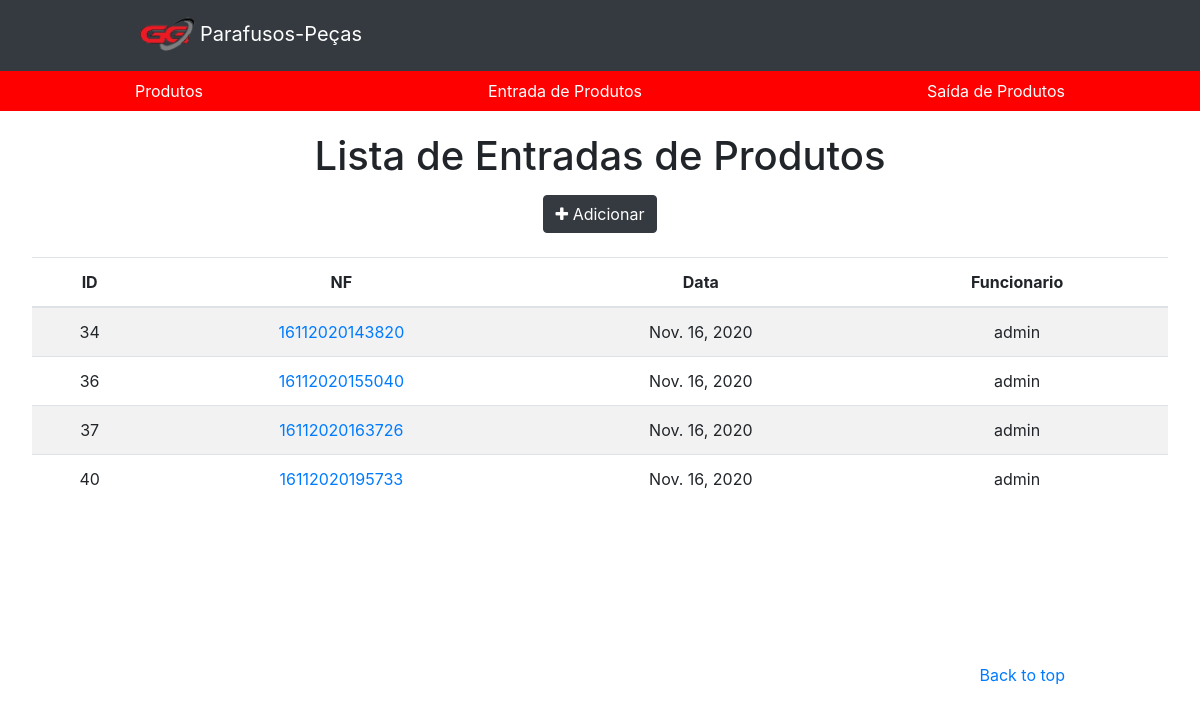
/estoque/entrada, run on an earlier commit of the app's database.
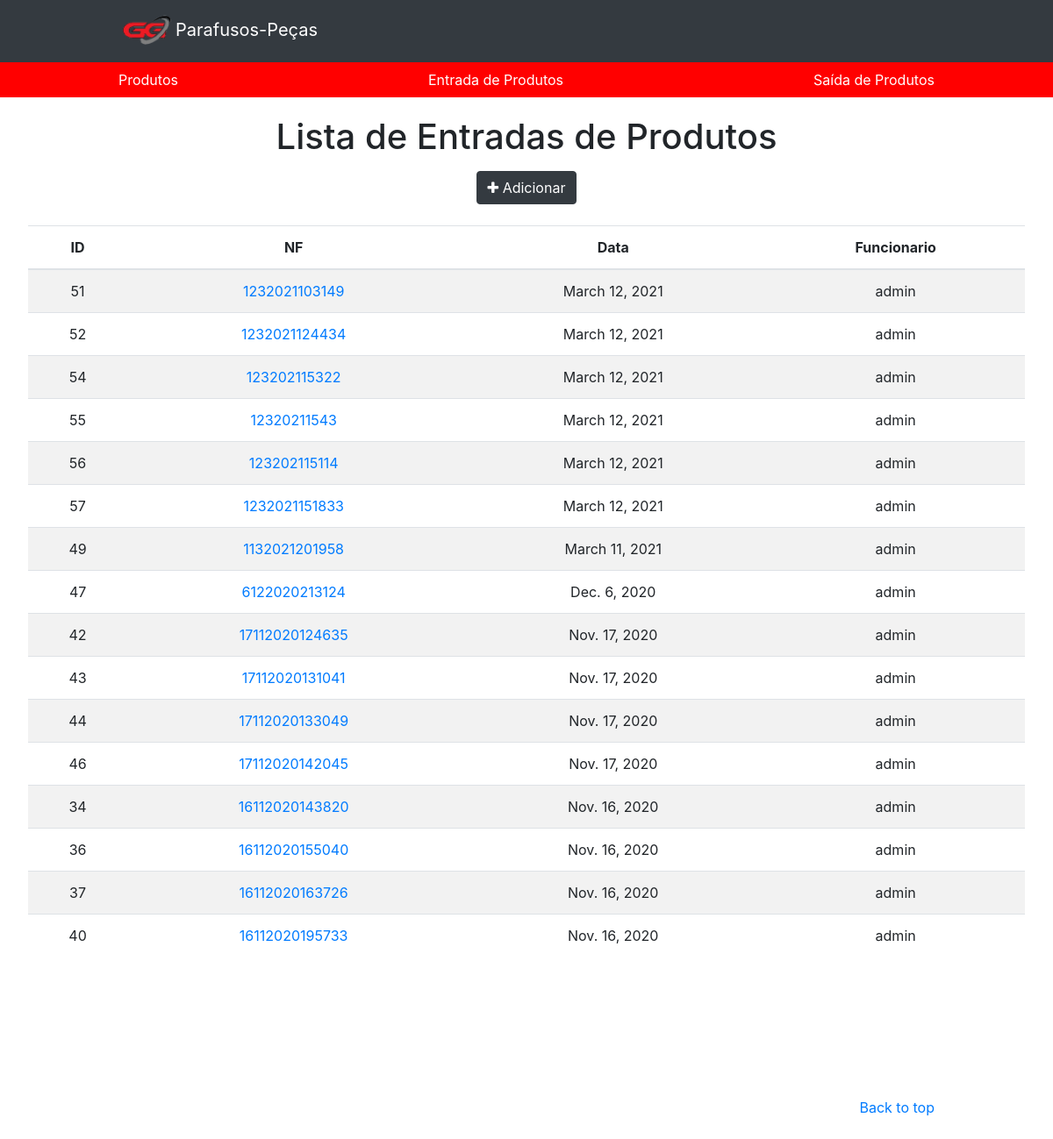
And on a later commit of the database.
### app/models.py (models this page shows, shortened)
class TimeStampedModel(models.Model):
    created = models.DateField('criado em', auto_now_add=True, auto_now=False)
    modified = models.DateField('modificado em', auto_now=True, auto_now_add=False)
    class Meta:
        abstract = True

class Estoque(TimeStampedModel):
    usuario = models.ForeignKey(User, on_delete=models.DO_NOTHING)
    nf = models.PositiveIntegerField('nota fiscal', null=True, blank=True)
    movimento = models.CharField(max_length=1, choices=MOVIMENTO, blank=True)
    class Meta:
        ordering = ('-created',)
    def nf_formated(self):
        return str(self.nf).zfill(3)

### app/views.py (the view)
# urls.py: path('estoque/entrada', views.EstoqueEntradaList.as_view(), name='estoque_entrada'),
class EstoqueEntradaList(ListView):
    model = EstoqueEntrada
    template_name = 'app/estoque_entrada_list.html'
    def get_context_data(self, **kwargs):
        context = super(EstoqueEntradaList, self).get_context_data(**kwargs)
        context['titulo'] = 'Entrada'
        context['url_add'] = 'estoque_entrada_add'
        return context

### app/managers.py (called while the page is built)
    def get_queryset(self):
        return super(EstoqueEntradaManager, self).get_queryset().filter(movimento='e')

### app/models.py (called while the page is built)
    def get_absolute_url(self):
        return reverse_lazy('estoque_entrada_detail', kwargs={'id': self.id})

### app/templates/app/estoque_entrada_list.html (shortened to what this page needs)
<!DOCTYPE html>
<html>
<head>
    {% load static %}
    <link rel="stylesheet" type="text/css" href="{% static 'app/css/bootstrap/bootstrap.min.css' %}">
    <link rel="stylesheet" type="text/css" href="{% static 'app/css/produto.css' %}">
    <link rel="stylesheet" href="https://cdnjs.cloudflare.com/ajax/libs/font-awesome/4.7.0/css/font-awesome.min.css">
</head>
<body>
    <header>
        {% include "app/header.html"  %}
    </header>
    <main role="main">
        <section class="jumbotron text-center">
          <div class="page-header">
            <h1>Lista de Entradas de Produtos</h1>
            <span class=""><a href="{% url 'estoque_entrada_add' %}"><button type="button" class="btn btn-dark"><span class="fa fa-plus"></span> Adicionar</button></a></span>
          </div>
          <div><br></div>
            <div class="">
                {% if object_list %}
                <table class="table table-striped">
                    <thead>
                      <tr>
                        <th>ID</th>
                        <th>NF</th>
                        <th>Data</th>
                        <th>Funcionario</th>
                      </tr>
                    </thead>
                    <tbody>
                      {% for object in object_list %}
                        <tr>
                          <td>{{ object.id }}</td>
                          <td><a href="{{ object.get_absolute_url }}">{{ object.nf_formated }}</a></td>
                          <td>{{ object.created }}</span></td>
                          <td>{{ object.usuario.username }}</td>
                        </tr>
                      {% endfor %}
                    </tbody>
                  </table>
                {% else %}
                  <p class="alert alert-warning">Sem itens na lista.</p>
                {% endif %}
            </div>
        </section>
    </main>
    <footer class="text-muted">
        <div class="container">
            <p class="float-right">
                <a href="#">Back to top</a>
            </p>
        </div>
    </footer>
  </body>
</html

What changed in the data, as far as the page shows it:
added Estoque: id "51", nf_formated "1232021103149", created "March 12, 2021", usuario.username "admin"
added Estoque: id "52", nf_formated "1232021124434", created "March 12, 2021", usuario.username "admin"
added Estoque: id "54", nf_formated "123202115322", created "March 12, 2021", usuario.username "admin"
added Estoque: id "55", nf_formated "12320211543", created "March 12, 2021", usuario.username "admin"
added Estoque: id "56", nf_formated "123202115114", created "March 12, 2021", usuario.username "admin"
added Estoque: id "57", nf_formated "1232021151833", created "March 12, 2021", usuario.username "admin"
added Estoque: id "49", nf_formated "1132021201958", created "March 11, 2021", usuario.username "admin"
added Estoque: id "47", nf_formated "6122020213124", created "Dec. 6, 2020", usuario.username "admin"
added Estoque: id "42", nf_formated "17112020124635", created "Nov. 17, 2020", usuario.username "admin"
added Estoque: id "43", nf_formated "17112020131041", created "Nov. 17, 2020", usuario.username "admin"
added Estoque: id "44", nf_formated "17112020133049", created "Nov. 17, 2020", usuario.username "admin"
added Estoque: id "46", nf_formated "17112020142045", created "Nov. 17, 2020", usuario.username "admin"
